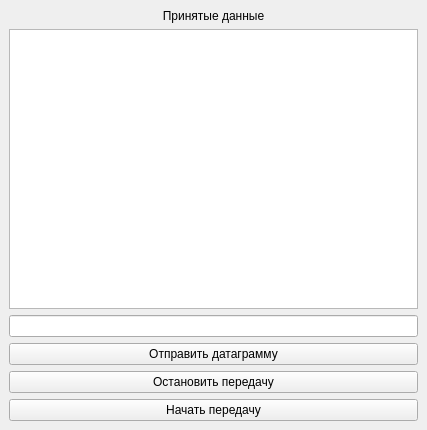
<?xml version="1.0" encoding="UTF-8"?>
<ui version="4.0">
 <class>MainWindow</class>
 <widget class="QMainWindow" name="MainWindow">
  <property name="geometry">
   <rect>
    <x>0</x>
    <y>0</y>
    <width>427</width>
    <height>430</height>
   </rect>
  </property>
  <property name="windowTitle">
   <string>UDP Client</string>
  </property>
  <widget class="QWidget" name="centralwidget">
   <layout class="QVBoxLayout" name="verticalLayout">
    <item>
     <widget class="QLabel" name="lb_receiveData">
      <property name="text">
       <string>Принятые данные</string>
      </property>
      <property name="alignment">
       <set>Qt::AlignCenter</set>
      </property>
     </widget>
    </item>
    <item>
     <widget class="QTextEdit" name="te_result">
      <property name="enabled">
       <bool>true</bool>
      </property>
      <property name="readOnly">
       <bool>true</bool>
      </property>
     </widget>
    </item>
    <item>
     <widget class="QLineEdit" name="le_inputText"/>
    </item>
    <item>
     <widget class="QPushButton" name="pb_sendDatagram">
      <property name="text">
       <string>Отправить датаграмму</string>
      </property>
     </widget>
    </item>
    <item>
     <widget class="QPushButton" name="pb_stop">
      <property name="enabled">
       <bool>true</bool>
      </property>
      <property name="text">
       <string>Остановить передачу</string>
      </property>
     </widget>
    </item>
    <item>
     <widget class="QPushButton" name="pb_start">
      <property name="text">
       <string>Начать передачу</string>
      </property>
     </widget>
    </item>
   </layout>
  </widget>
 </widget>
 <resources/>
 <connections/>
</ui>
